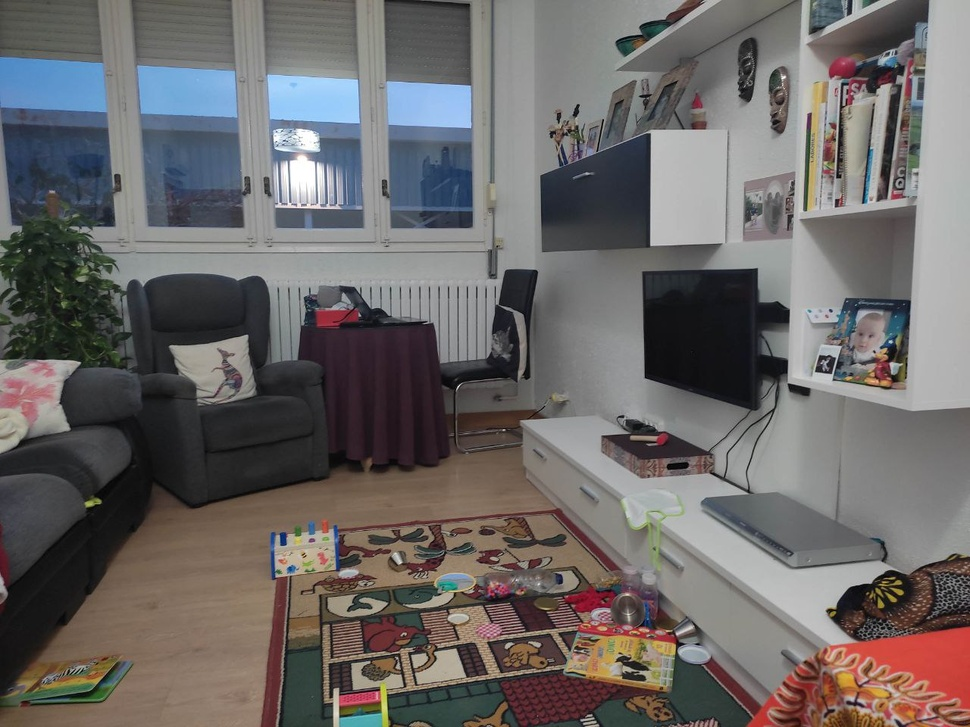
#> input picture imagen1.jpg, 970 x 727 px, shrunk from 1280 x 960 before the run
$ python match_example.py
#> lines starting #> are read from the running program, lines starting #| are printed output that depends on the picture
import cv2
import numpy as np
import matplotlib.pyplot as plt

# Load two consecutive frames (example: synthetic frames with motion)
img1_path = 'imagen1.jpg'
frame1 = cv2.imread(img1_path, cv2.IMREAD_GRAYSCALE)
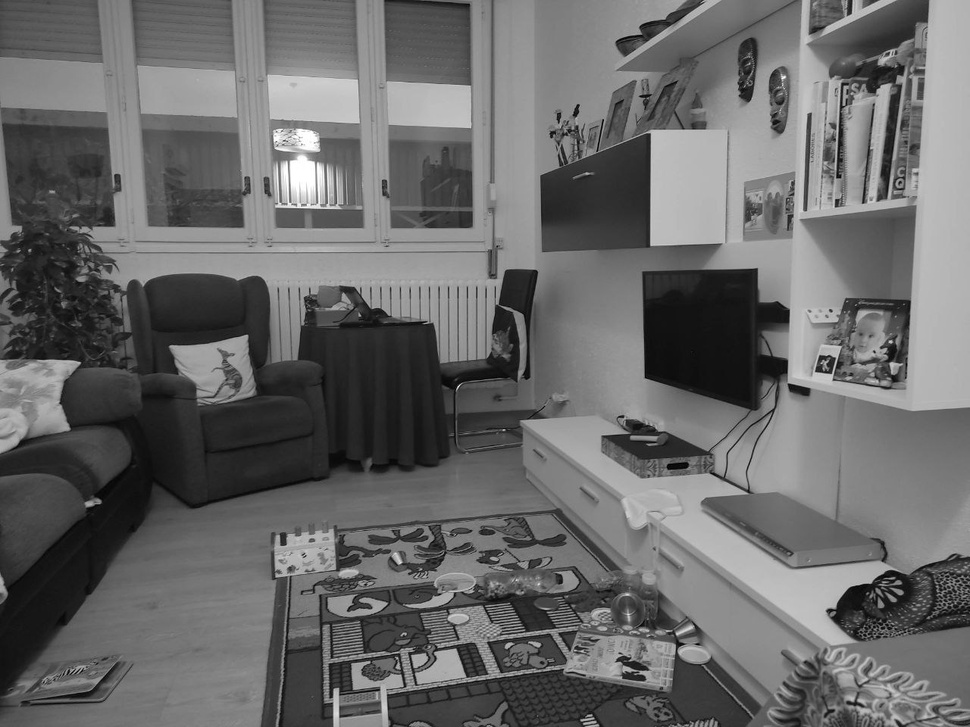
#> frame1: shape (727, 970); min 0, max 255, mean 105
img2_path = 'imagen2.jpg'
frame2 = cv2.imread(img2_path, cv2.IMREAD_GRAYSCALE)
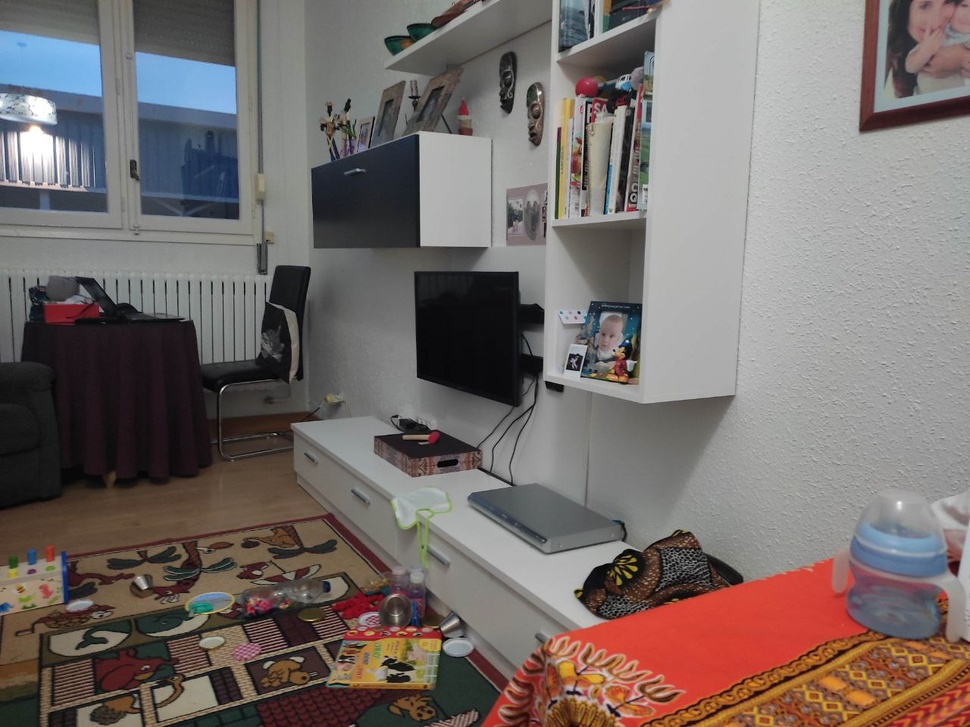
#> input picture imagen2.jpg, 970 x 727 px, shrunk from 1280 x 960 before the run
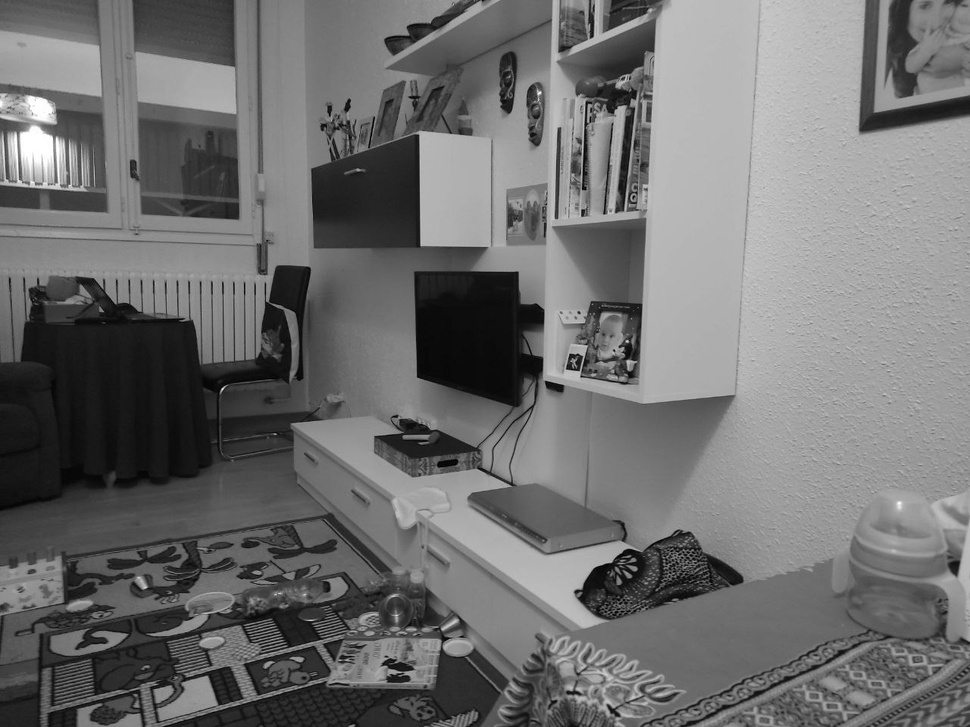
#> frame2: shape (727, 970); min 0, max 255, mean 111.6


# Add features to the frames
# cv2.circle(frame1, (150, 200), 10, 255, -1)
# cv2.circle(frame2, (160, 210), 10, 255, -1)  # Simulate motion
# cv2.rectangle(frame1, (250, 150), (270, 170), 255, -1)
# cv2.rectangle(frame2, (260, 160), (280, 180), 255, -1)

# Detect features in the first frame (Shi-Tomasi corner detection)
feature_params = dict(maxCorners=100, qualityLevel=0.3, minDistance=7, blockSize=7)
p0 = cv2.goodFeaturesToTrack(frame1, mask=None, **feature_params)
#> p0 = 100 rows, first 8: [817, 369], [830, 371], [648, 134], [410, 654], [283, 543], [398, 656], [434, 653], [821, 357]

# Calculate optical flow using Lucas-Kanade method
lk_params = dict(winSize=(15, 15), maxLevel=2, criteria=(cv2.TERM_CRITERIA_EPS | cv2.TERM_CRITERIA_COUNT, 10, 0.03))
p1, st, err = cv2.calcOpticalFlowPyrLK(frame1, frame2, p0, None, **lk_params)
#> p1 = 100 rows, first 8: [840.4, 371.2], [830.2, 356.4], [649.4, 89.6], [418.2, 637.9], [356.1, 609.1], [384.7, 636.8], [448, 634.1], [873.2, 371.6]; st = 100 values, max 1 at index 0, min 0 at index 16, mean 0.96; err = 100 values, max 89.35 at index 63, min 0 at index 31, mean 48.1

# Filter only the points with valid status
good_old = p0[st == 1]
#> good_old = 96 pairs, first value 67 to 951, second value 13 to 724
good_new = p1[st == 1]
#> good_new = 96 pairs, first value 6.54 to 962.4, second value 26.75 to 711.7

# Visualize the motion vectors
motion_image = cv2.cvtColor(frame1, cv2.COLOR_GRAY2BGR)
for i, (new, old) in enumerate(zip(good_new, good_old)):
    x_new, y_new = new.ravel()
    x_old, y_old = old.ravel()
    motion_image = cv2.line(motion_image, (int(x_new), int(y_new)), (int(x_old), int(y_old)), (0, 255, 0), 2)
    motion_image = cv2.circle(motion_image, (int(x_new), int(y_new)), 5, (0, 0, 255), -1)
#> this loop made 96 passes
#> (x_new, y_new, x_old, y_old) on passes 1 to 12: (840.4, 371.2, 817, 369), (830.2, 356.4, 830, 371), (649.4, 89.6, 648, 134), (418.2, 637.9, 410, 654), (356.1, 609.1, 283, 543), (384.7, 636.8, 398, 656), (448, 634.1, 434, 653), (873.2, 371.6, 821, 357), (899.7, 332.7, 893, 341), (886, 339.2, 892, 364), (848.6, 363.1, 834, 358), (880.2, 164.2, 898, 185)
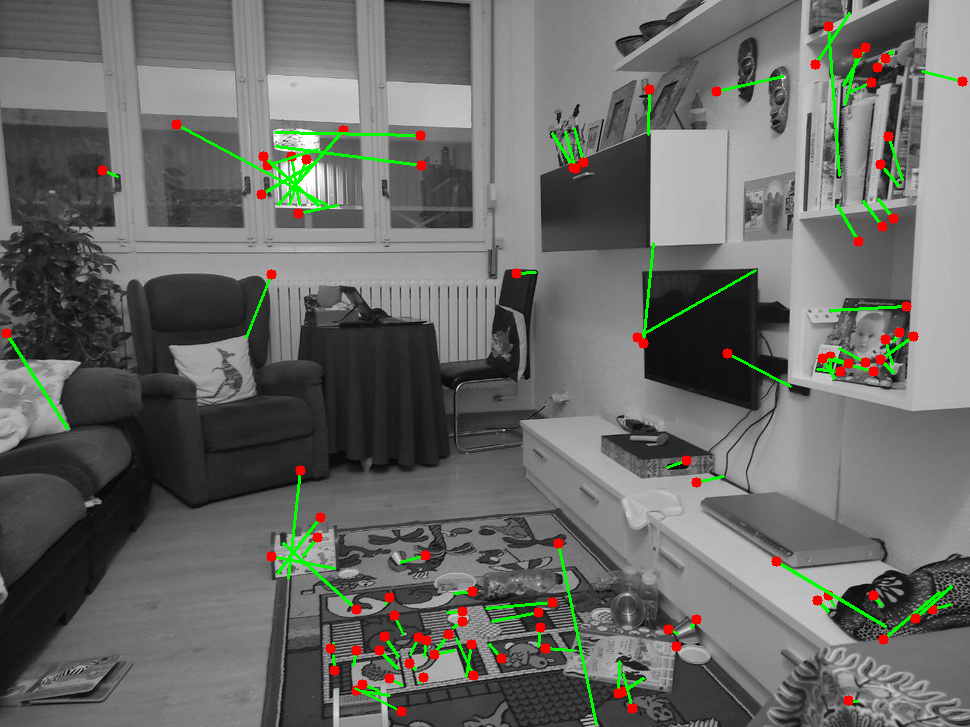
#> motion_image: shape (727, 970, 3); mean B, G, R 102.3, 106.2, 105

# Display the motion estimation result
plt.figure(figsize=(8, 8))
plt.imshow(motion_image)
plt.title("Motion Estimation with Optical Flow")
plt.axis('off')
plt.show()
